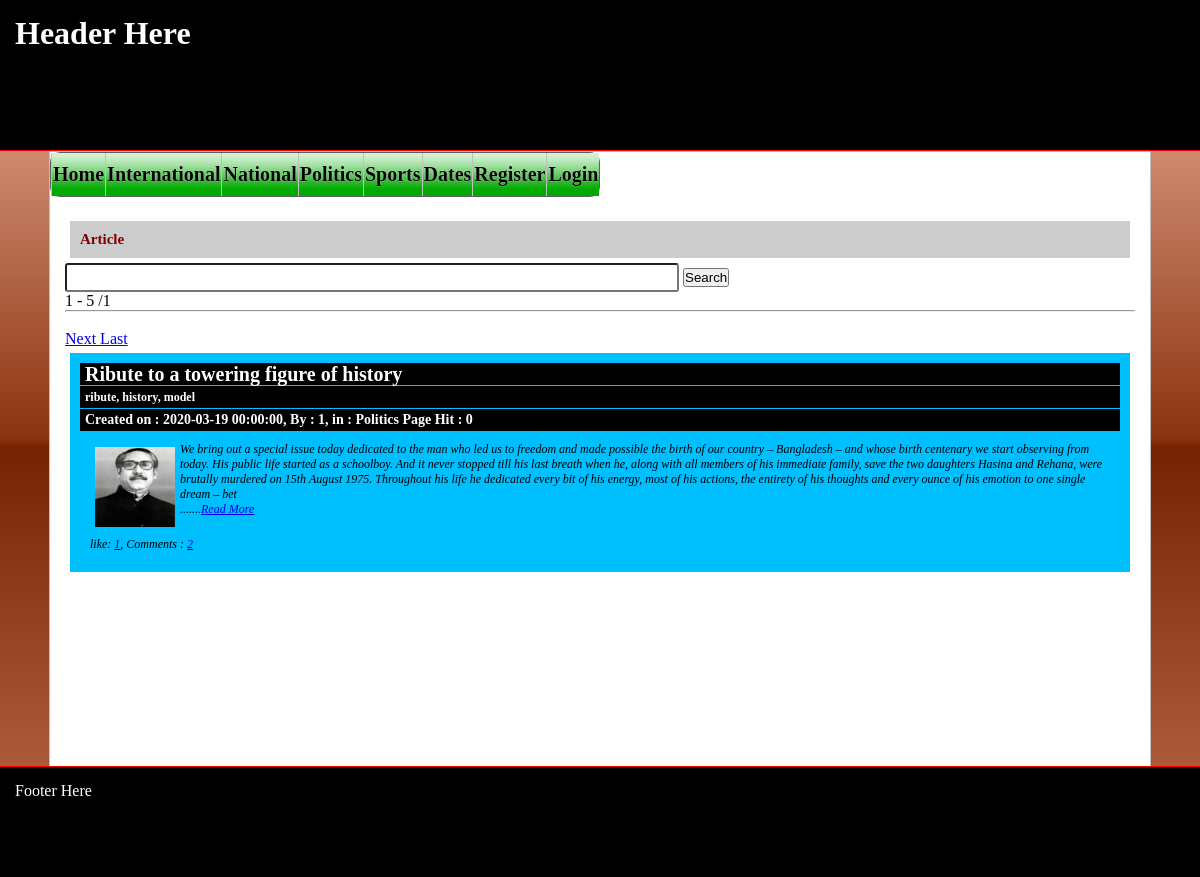
The page /?c=article&ctg=3 on the database its author committed.
### tables this page shows
CREATE TABLE `category` (
  `id` int(11) NOT NULL,
  `name` varchar(200) NOT NULL,
  `description` varchar(2000) NOT NULL,
  `categoryid` int(11) NOT NULL
);

CREATE TABLE `pages` (
  `id` int(11) NOT NULL,
  `title` varchar(700) NOT NULL,
  `tags` varchar(200) DEFAULT NULL,
  `createDate` datetime DEFAULT NULL,
  `userId` int(11) DEFAULT NULL,
  `hitCount` int(11) DEFAULT NULL,
  `categoryId` int(11) NOT NULL
);

CREATE TABLE `pageimage` (
  `id` int(11) NOT NULL,
  `pageid` int(11) NOT NULL,
  `title` varchar(200) NOT NULL,
  `dateTime` datetime NOT NULL DEFAULT CURRENT_TIMESTAMP,
  `image` varchar(200) NOT NULL
);

### component/menu.php (the view, shortened to what this page needs)
<ul id="css3menu2" class="topmenu">
         <li><a href="?p=home">Home</a></li>
         <?php
         $cn = mysqli_connect("localhost", "root", "", "bd_gym");
         $sql = "select id, name from category where categoryId = 0";
         $table = mysqli_query($cn, $sql);
         while($row = mysqli_fetch_assoc($table))
         {
             print '<li><a href="?c=article&ctg='.$row["id"].'">'.$row["name"].'</a>';
             findChild($row["id"]);
             print '</li>';
         }
            function findChild($pid)
            {
                global $cn;
                $sql = "select id, name from category where categoryId = ".$pid;
                $table = mysqli_query($cn, $sql);
                if(mysqli_num_rows($table) > 0)
                {
                while($row = mysqli_fetch_assoc($table))
                {
                     findChild($row["id"]);
                 }
                }
            }
    if(isset($_SESSION['type']))
    {
        print '<li><a href="?p=users">Users</a></li>
               <li><a href="?p=category">Category</a></li>
               <li><a href="?p=pages">Pages</a></li>
               <li><a href="?p=files">File</a></li>
               <li><a href="?p=image">Image</a></li>
               <li><a href="?p=myaccount">'.$_SESSION['name'].'</a></li>
               <li><a href="?c=logout">Logout</a></li>';
    }
    else{
           print '<li><a href="?c=register">Register</a></li>
                  <li><a href="?c=login">Login</a></li>';
    }
            ?>
         </ul>

### client/article.php (shortened to what this page needs)
<?php
$search = "";
?>
<form method="post">
    <input type="text" name="search" value="<?php print $search; ?>">
    <input type="submit" name="btnSearch" value="Search">
</form>
<?php
$cn = mysqli_connect("localhost", "root", "", "bd_gym");
$a = array();
findSubCategory($_GET['ctg'], $a);
$sql = "select p.id, p.title, p.tags, p.createDate, p.userId, p.hitCount, c.name as category, (select count(id) from pagesComments where pageId = p.id) as comments from pages p left join category as c on p.categoryId = c.id where p.categoryId in(".implode(", ", $a).")";
$table = mysqli_query($cn, $sql);
$totalItem = mysqli_num_rows($table);
$page = 1;
$sql .= " limit ".(($page-1) *5).", 5";
$table = mysqli_query($cn, $sql);
print '<div class="summery"> '.((($page -1) * 5) +1).' - '.((($page -1) * 5) + 5).' /'.$totalItem.'</div><hr><br>';
$lastPage = $totalItem / 5;
if($totalItem % 5 > 0)
{
    $lastPage += 1;
}
if($page < $lastPage)
{
print '<a href="?c='.$_GET['c'].'&ctg='.$_GET['ctg'].'&page='.($page + 1).'">Next </a> ';
print '<a href="?c='.$_GET['c'].'&ctg='.$_GET['ctg'].'&page='.$lastPage.'">Last </a> ';
}
while($row = mysqli_fetch_assoc($table))
{
     print '<div class="article">';
     print '<h1>'.$row["title"].'</h1>';
     print '<h3>'.$row["tags"].'</h3>';
     print '<h2> Created on : '.$row["createDate"].', By : ';
     print $row["userId"].', in : '.$row["category"].' Page Hit : '.$row["hitCount"].'</h2>';
     $fileName = "articles/".str_replace(" ", "_", trim($row['title'])).".html";
     $file = fopen($fileName, "r");
     $content = fread($file, filesize($fileName));
     print '<div>';
     findImage($row['id']);
     print substr(strip_tags($content), 0, 600);
     print ' <br>.......<a href="?c=articleDetails&article='.$row["id"].'">Read More</a></div>';
     print '<div>';
     $likeUsers = array();
     $likeUsersName = array();
     findLikes($row["id"], $likeUsers, $likeUsersName);
     if(isset($_SESSION['type']))
     {
         if(in_array($_SESSION['id'], $likeUsers))
         {
             print '<a href="#">You and Other Like</a> : ';
         }
         else{
     print '<a href="?c='.$_GET['c'].'&ctg='.$_GET['ctg'].'&likeId='.$row['id'].'">Like</a> : ';
     }}
     else{
         print ' like: ';
     }
     print '<a href="#" title="'.implode("\n", $likeUsersName).'">'.count($likeUsers).'</a>';
     print ', Comments : <a href="#">'.$row['comments'].'</a></div>';
     print '</div>';
    }
function findSubCategory($cid, &$a)
{
    $a[] = $cid;
}
function findImage($pid)
{
    global $cn;
    $sql = "select id, title, image from pageImage where pageId = ".$pid." limit 0, 1";
    $table = mysqli_query($cn, $sql);
    while($row = mysqli_fetch_assoc($table))
    {
        print '<img src="uploads/images/'.$row["id"].'_'.$row["image"].'"title="">';
    }
}
function findLikes($pid, &$likeUsers, &$likeUsersName)
{
    global $cn;
    $sql = "select pl.userId, u.name as user from pageLikes as pl left join users as u on pl.userId = u.Id where pl.pageId = ".$pid;
    $table = mysqli_query($cn, $sql);
    while($row = mysqli_fetch_assoc($table))
    {
        $likeUsers[] = $row["userId"];
        $likeUsersName[] = $row["user"];
    }
}
?>

### css/index.css (style rules this page uses)
* { padding: 0px; margin: 0px auto; }
body { background: #f0b7a1; background: -moz-linear-gradient(top, #f0b7a1 0%, #8c3310 50%, #752201 51%, #bf6e4e 100%); background: -webkit-linear-gradient(top, #f0b7a1 0%,#8c3310 50%,#752201 51%,#bf6e4e 100%); background: linear-gradient(to bottom, #f0b7a1 0%,#8c3310 50%,#752201 51%,#bf6e4e 100%); filter: progid:DXImageTransform.Microsoft.gradient( startColorstr='#f0b7a1', endColorstr='#bf6e4e',GradientType=0 ); }
ul { list-style: circle; }
ul li { line-height: 25px; font-size: 15px; }

### css/css3menu.css (style rules this page uses)
ul#css3menu2,ul#css3menu2 ul { margin:0;list-style:none;padding:0;background-color:#dedede;border-width:1px;border-style:solid;border-color:#5f5f5f;-moz-border-radius:10px;-webkit-border-radius:10px;border-radius:10px; }
ul#css3menu2 li { position:relative;display:block;white-space:nowrap;font-size:0;float:left; }
ul#css3menu2 { font-size:0;z-index:999;position:relative;display:inline-block;zoom:1;padding:0; *display:inline; }
ul#css3menu2>li { margin:0; }
ul#css3menu2 a { display:block;vertical-align:middle;text-align:center;text-decoration:none;font:bold 20px Georgia,serif;color:#000000;text-shadow:#FFF 0 0 1px;cursor:pointer;padding:10px 1px 10px 1px;background-color:#00aa00;background-image:url("mainbk.png");background-repeat:repeat;background-position:0 0;border-width:0 0 0 1px;border-style:solid;border-color:#C0C0C0; }

### css/control.css (style rules this page uses)
input[type="text"], input[type="password"], textarea, select { min-width: 600px; padding: 5px; border-radius: 3px; }

### css/article.css (style rules this page uses)
.article { display: block; margin: 5px; padding: 10px; background: white; margin-bottom: 20px; background-color: deepskyblue; border-radius: 5pz, 20px, 5px, 20px; }
.article h1, .article h2, .article h3 { display: block; padding: 5px; background-color: black; color: white; font-weight: bold; line-height: 12px; margin-bottom: 1px; }
.article h1 { font-size: 20px; }
.article h2 { font-size: 14px; }
.article h3 { font-size: 12px; }
.article div { padding: 10px; font-size: 12px; font-style: italic; }
.article div img { height: 80px; margin: 5px; float: left; }

### rows shown on the page
category: name "International"
category: name "National"
category: name "Politics"
category: name "Sports"
category: name "Dates"
pages: title "Ribute to a towering figure of history", tags "ribute, history, model", createDate "2020-03-19 00:00:00", userId "1", categoryId.name "Politics", hitCount "0", title "We bring out a special issue today dedicated to the man who led us to freedom and made possible the birth of our country – Bangladesh – and whose birth centenary we start observing from today. His public life started as a schoolboy. And it never stopped till his last breath when he, along with all members of his immediate family, save the two daughters Hasina and Rehana, were brutally murdered on 15th August 1975. Throughout his life he dedicated every bit of his energy, most of his actions, the entirety of his thoughts and every ounce of his emotion to one single dream – bet", count($likeUsers) "1", comments "2"
pageimage: image (picture)

### other values the page prints
str_replace("_", " ", $_GET['c']) "Article"
$totalItem "1"
